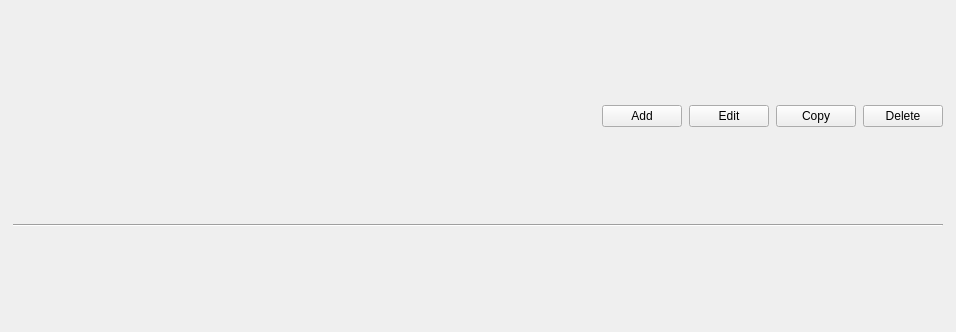
<?xml version="1.0" encoding="UTF-8"?>
<ui version="4.0">
 <class>CTTableOfScenarios</class>
 <widget class="QWidget" name="CTTableOfScenarios">
  <property name="geometry">
   <rect>
    <x>0</x>
    <y>0</y>
    <width>956</width>
    <height>332</height>
   </rect>
  </property>
  <property name="windowTitle">
   <string>Form</string>
  </property>
  <layout class="QVBoxLayout" name="verticalLayout" stretch="0,0">
   <property name="spacing">
    <number>7</number>
   </property>
   <property name="leftMargin">
    <number>13</number>
   </property>
   <property name="topMargin">
    <number>15</number>
   </property>
   <property name="rightMargin">
    <number>13</number>
   </property>
   <property name="bottomMargin">
    <number>13</number>
   </property>
   <item>
    <layout class="QHBoxLayout" name="horizontalLayout">
     <item>
      <spacer name="horizontalSpacer">
       <property name="orientation">
        <enum>Qt::Horizontal</enum>
       </property>
       <property name="sizeHint" stdset="0">
        <size>
         <width>40</width>
         <height>20</height>
        </size>
       </property>
      </spacer>
     </item>
     <item>
      <widget class="QPushButton" name="qbt_add">
       <property name="text">
        <string>Add</string>
       </property>
      </widget>
     </item>
     <item>
      <widget class="QPushButton" name="qbt_edit">
       <property name="text">
        <string>Edit</string>
       </property>
      </widget>
     </item>
     <item>
      <widget class="QPushButton" name="qbt_copy">
       <property name="enabled">
        <bool>true</bool>
       </property>
       <property name="text">
        <string>Copy</string>
       </property>
      </widget>
     </item>
     <item>
      <widget class="QPushButton" name="qbt_delete">
       <property name="enabled">
        <bool>true</bool>
       </property>
       <property name="text">
        <string>Delete</string>
       </property>
      </widget>
     </item>
    </layout>
   </item>
   <item>
    <widget class="Line" name="line">
     <property name="orientation">
      <enum>Qt::Horizontal</enum>
     </property>
    </widget>
   </item>
  </layout>
 </widget>
 <resources/>
 <connections/>
</ui>
